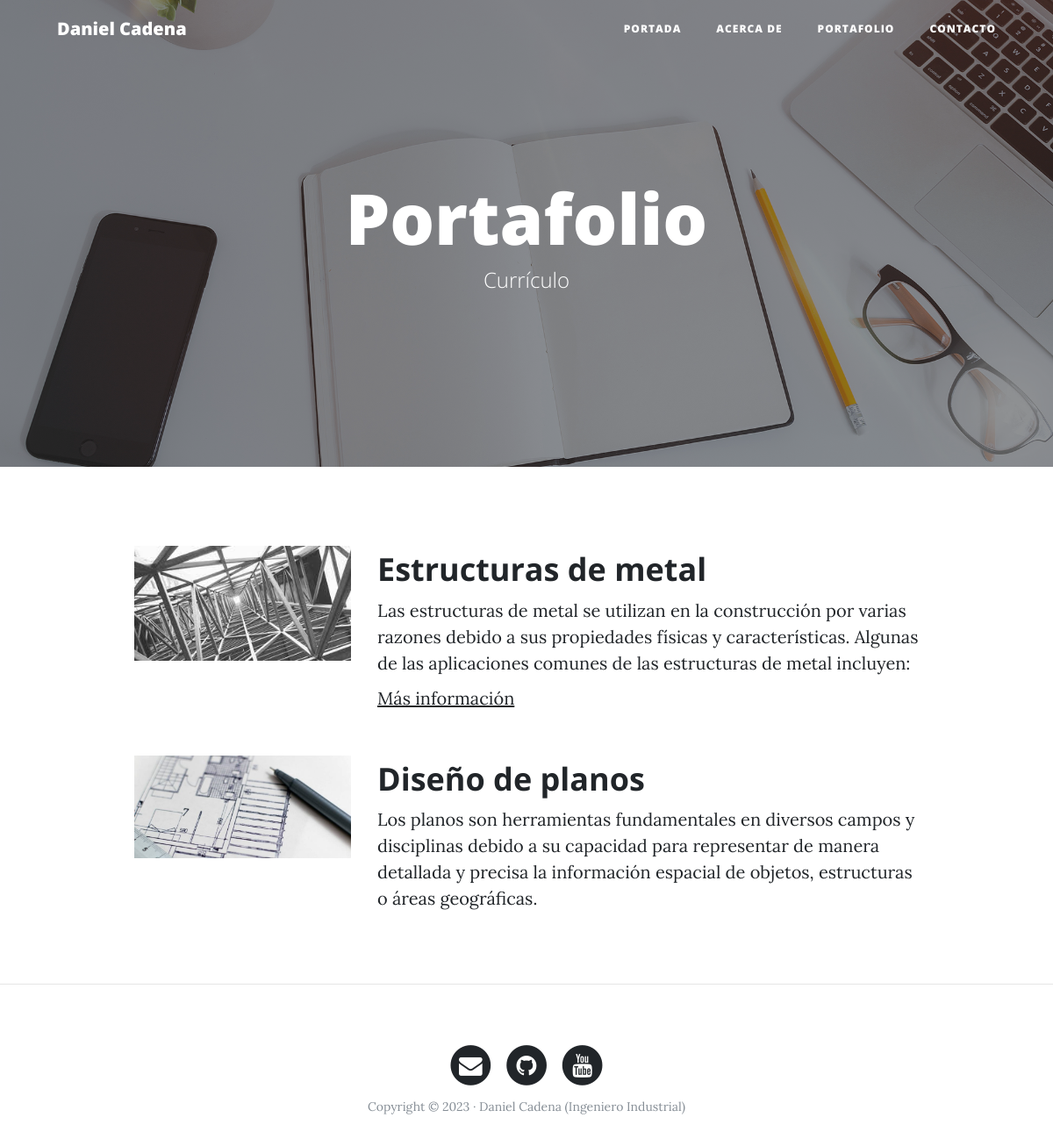
/portfolio/, run on an earlier commit of the app's database.
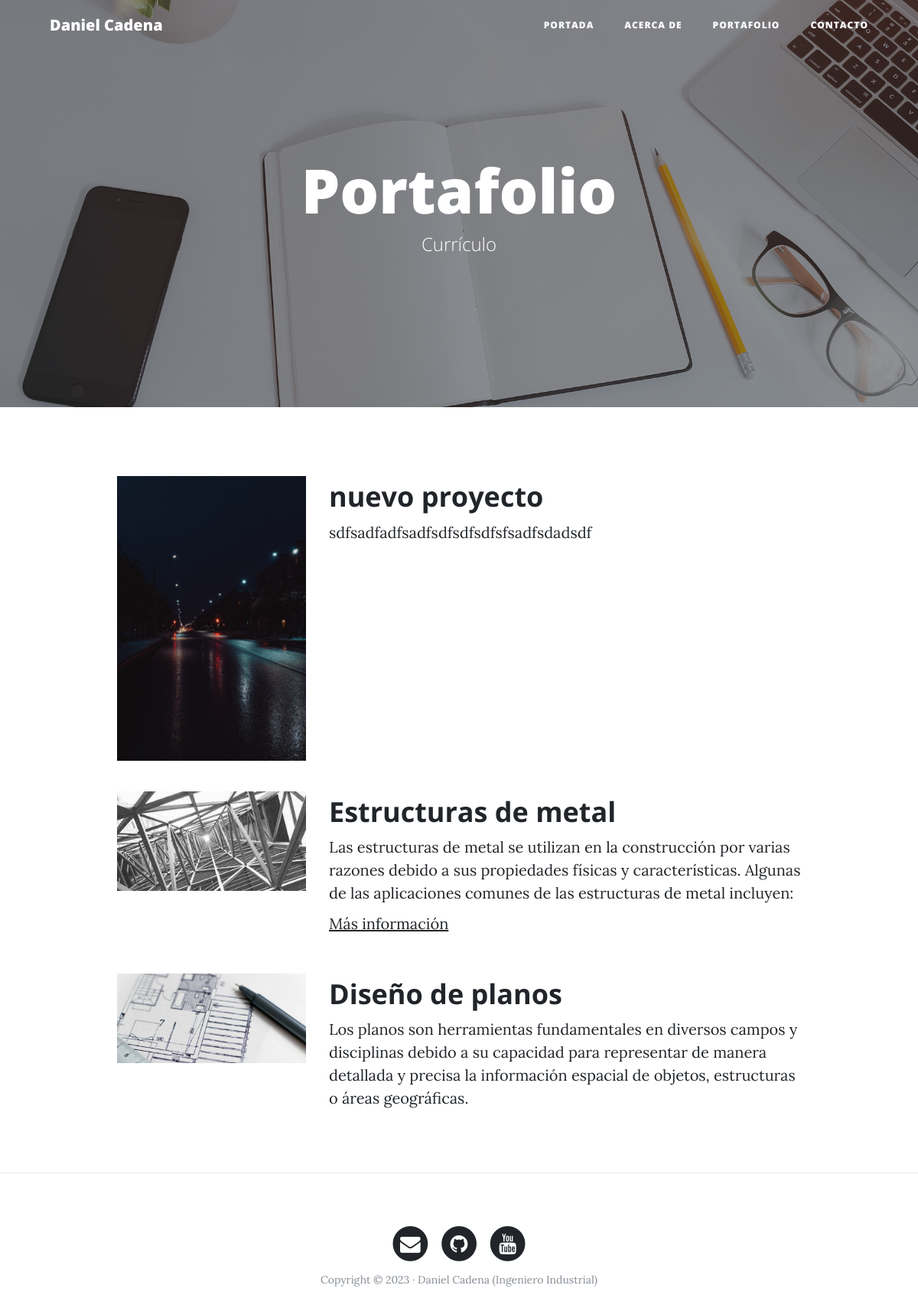
And on a later commit of the database.
### portfolio/models.py (models this page shows, shortened)
class Project(models.Model):
    title = models.CharField(max_length=200, verbose_name='Titulo')
    description = models.TextField(verbose_name='Descripción')
    image = models.ImageField(verbose_name='Imagen', upload_to='projects')
    created = models.DateTimeField(
        auto_now_add=True, verbose_name='Fecha de creación')
    updated = models.DateTimeField(
        auto_now=True, verbose_name='Fecha de edición')
    link = models.URLField(verbose_name="Dirección Web", null=True, blank=True)
    class Meta:
        verbose_name = 'proyecto'
        verbose_name_plural = 'proyectos'
        ordering = ['-created']

### portfolio/views.py (the view)
# urls.py: path("portfolio/", portfolio_views.portfolio, name="portfolio"),
def portfolio(request):
    projects = Project.objects.all()
    return render(request, "portfolio/portfolio.html", {'projects': projects})

### portfolio/templates/portfolio/portfolio.html (shortened to what this page needs)
{% extends 'core/base.html'%}
{% block background %}{% load static %}{% static 'core/img/portfolio-bg.jpg' %}{% endblock%}
{% block headers %}
<h1>Portafolio</h1>
<span class="subheading">Currículo</span>
{% endblock %}
{% block content%}
    {% for project in projects %}
        <div class="container">
            <div class="row project">
                <div class="col-lg-3 col-md-4 offset-lg-1">
                    <img class="img-fluid" src="{{project.image.url}}" alt="">
                </div>
            <div class="col-lg-7 col-md-8">
                    <h2 class="section-heading title">{{project.title}}</h2>
                <p>{{project.description}}</p>
                {% if project.link %}
                    <p><a href="{{project.link}}">Más información</a></p>
                {% endif %}
                </div>
            </div>
        </div>
    {% endfor %}
{% endblock %}

What changed in the data, as far as the page shows it:
added Project: image (picture), title "nuevo proyecto", description "sdfsadfadfsadfsdfsdfsdfsfsadfsdadsdf"
